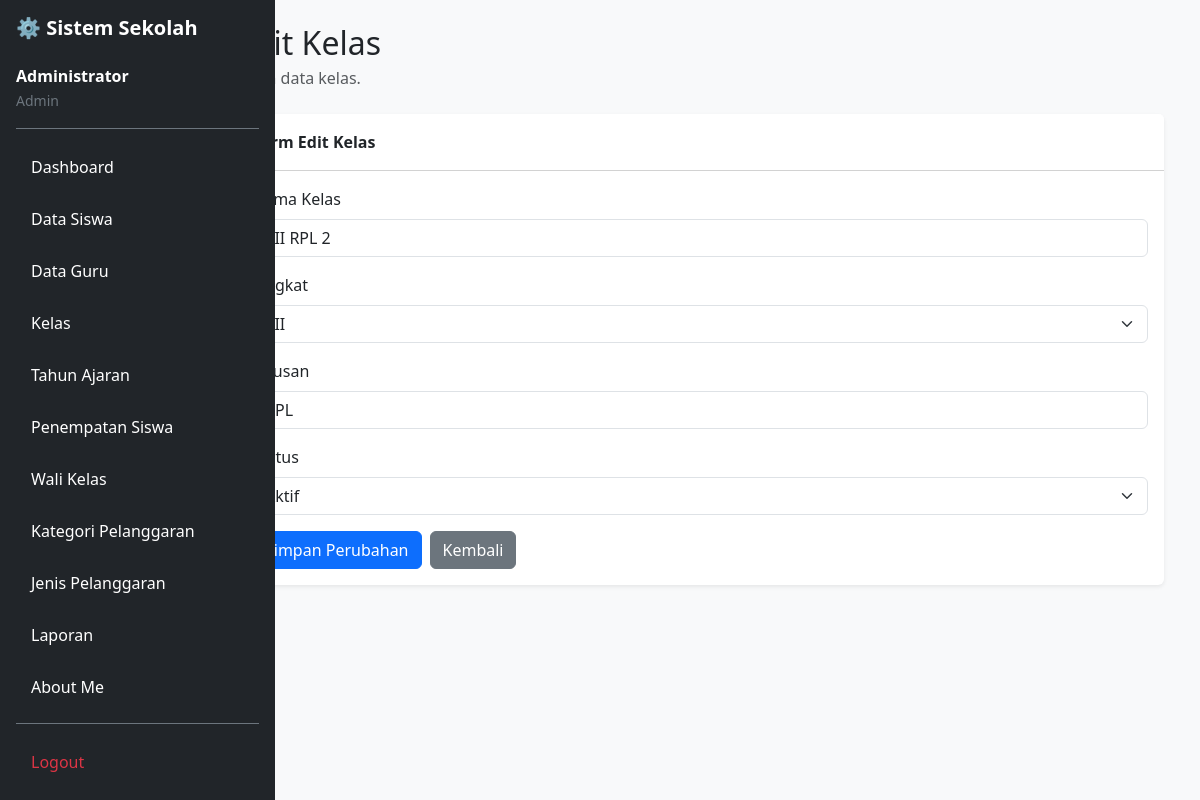
Screenshot of /edit_kelas.php?id=2 (signed in) with the database file from the repository.
### tables this page shows
CREATE TABLE `t_kelas` (
  `id` int(11) NOT NULL,
  `nama` varchar(100) DEFAULT NULL,
  `tingkat` varchar(20) NOT NULL,
  `jurusan` varchar(100) NOT NULL,
  `status_aktif` tinyint(1) NOT NULL,
  `created_at` timestamp NOT NULL DEFAULT current_timestamp(),
  `updated_at` timestamp NOT NULL DEFAULT current_timestamp()
);

### edit_kelas.php (the view, shortened to what this page needs)
<?php
include 'config/koneksi.php';
$id = (int) ($_GET['id'] ?? 0);
$stmt = mysqli_prepare(
    $koneksi,
    "SELECT * FROM t_kelas WHERE id = ?"
);
mysqli_stmt_bind_param($stmt, "i", $id);
mysqli_stmt_execute($stmt);
$result = mysqli_stmt_get_result($stmt);
$data = mysqli_fetch_assoc($result);
?>
<!DOCTYPE html>
<html lang="id">
<head>
    <link href="https://cdn.jsdelivr.net/npm/bootstrap@5.3.8/dist/css/bootstrap.min.css"
          rel="stylesheet">
</head>
<body class="bg-light">
<div class="d-flex">
    <?php include 'layout/sidebar.php'; ?>
    <main class="col-md-9 col-lg-10 offset-md-3 offset-lg-2 p-4">
        <div class="container-fluid">
            <h2 class="mb-1">Edit Kelas</h2>
            <p class="text-muted mb-4">
                Ubah data kelas.
            </p>
            <div class="card shadow-sm border-0">
                <div class="card-header bg-white py-3">
                    <strong>Form Edit Kelas</strong>
                </div>
                <div class="card-body">
                    <form method="POST"
                          action="edit_kelas.php?id=<?= $id ?>">
                        <div class="mb-3">
                            <label class="form-label">
                                Nama Kelas
                            </label>
                            <input type="text"
                                   name="nama"
                                   class="form-control"
                                   value="<?= htmlspecialchars($data['nama'] ?? '') ?>"
                                   required>
                        </div>
                        <div class="mb-3">
                            <label class="form-label">
                                Tingkat
                            </label>
                            <select name="tingkat"
                                    class="form-select"
                                    required>
                                <option value="XII"
                                    <?= ($data['tingkat'] ?? '') === 'XII' ? 'selected' : '' ?>>
                                    XII
                                </option>
                            </select>
                        </div>
                        <div class="mb-3">
                            <label class="form-label">
                                Jurusan
                            </label>
                            <input type="text"
                                   name="jurusan"
                                   class="form-control"
                                   value="<?= htmlspecialchars($data['jurusan'] ?? '') ?>"
                                   required>
                        </div>
                        <div class="mb-3">
                            <label class="form-label">
                                Status
                            </label>
                            <select name="status_aktif"
                                    class="form-select"
                                    required>
                                <option value="1"
                                    <?= (int)$data['status_aktif'] === 1 ? 'selected' : '' ?>>
                                    Aktif
                                </option>
                            </select>
                        </div>
                        <div class="d-flex gap-2">
                            <button type="submit"
                                    class="btn btn-primary">
                                Simpan Perubahan
                            </button>
                            <a href="data_kelas.php"
                               class="btn btn-secondary">
                                Kembali
                            </a>
                        </div>
                    </form>
                </div>
            </div>
        </div>
    </main>
</div>
</body>
</html>

### rows the page displays
t_kelas: nama "XII RPL 2", tingkat "XII", jurusan "RPL", status_aktif "Aktif"

### other values shown
$_SESSION['name'] "Administrator"
str_replace('_', ' ', $role) "Admin"
$item[0] "Dashboard"
$item[0] "Data Siswa"
$item[0] "Data Guru"
$item[0] "Kelas"
$item[0] "Tahun Ajaran"
$item[0] "Penempatan Siswa"
$item[0] "Wali Kelas"
$item[0] "Kategori Pelanggaran"
$item[0] "Jenis Pelanggaran"
$item[0] "Laporan"
$item[0] "About Me"
